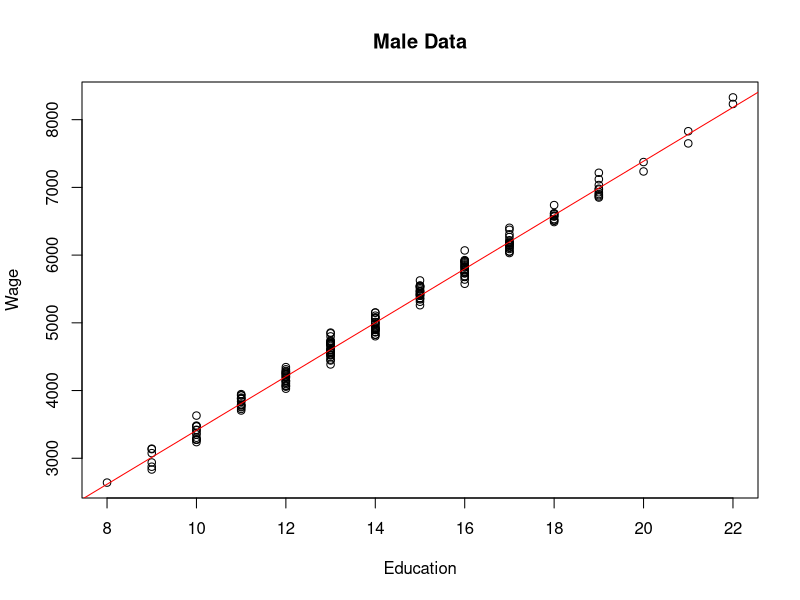
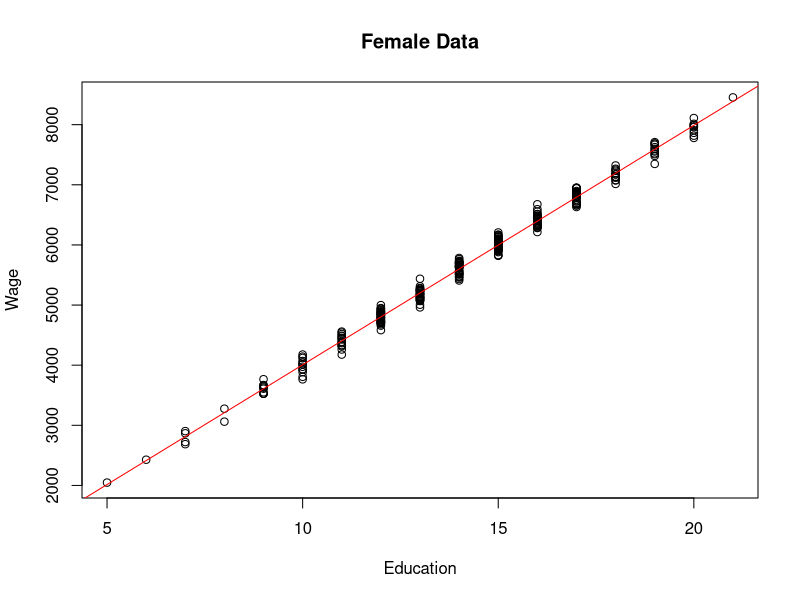
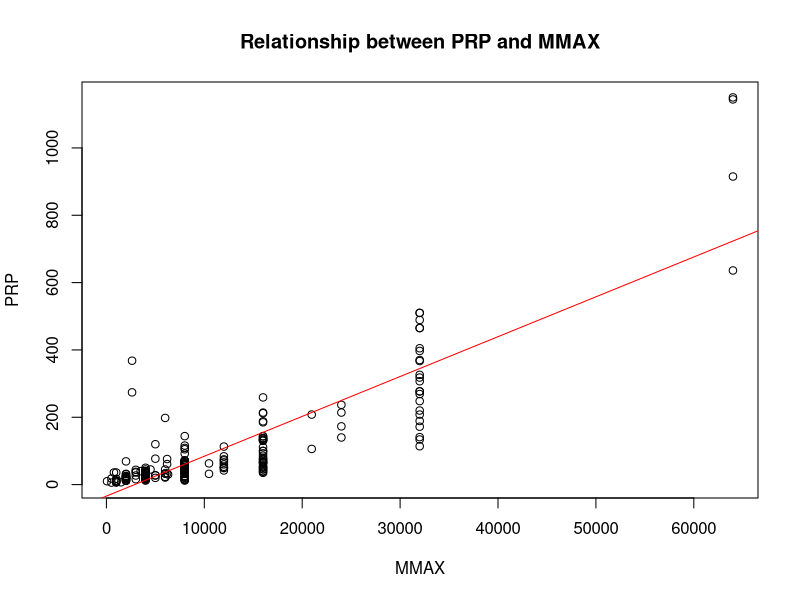
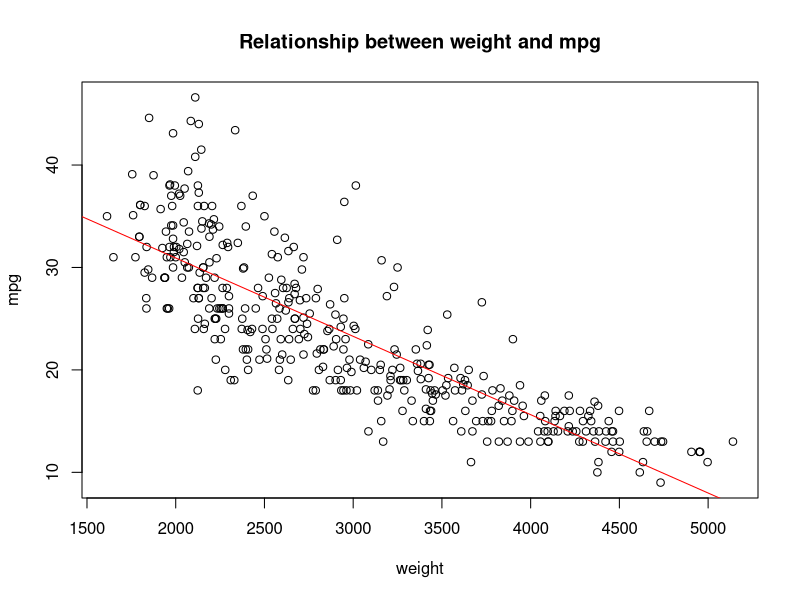

Write R code to recreate these figures, in order.
## Setup first

# Change directory to where data is stored
setwd("~/Dropbox/Study/Statistical Learning/Exercises/Ex4")

# Read in the data
my_data <- read.table("EducationBis.txt", header = T)

# Check data
summary(my_data)

## Ex1

# Helper function for fitting and plotting
fitAndPlot <- function(fit_data, title) {
  plot(Wage ~ Education, fit_data, main = title)
  fit = lm(Wage ~ Education, data = fit_data)
  abline(fit, col = "red")
  fit
}

# Seperating the data according to gender
male_data = my_data[which(my_data$Gender == "female"), ]
female_data = my_data[which(my_data$Gender == "male"), ]

# Fit the model
fit_male = fitAndPlot(male_data, "Male Data")
fit_female = fitAndPlot(female_data, "Female Data")
summary(fit_male)
summary(fit_female)

## Ex2

# Read in the data
my_data <- read.table("ComputerData.txt", header = T)

summary(my_data)
# Looking at the description of the data, the following attributes can not be used to predict the performance:
# - vendor & model which are non-descriptive
# - PRP: the goal field
# - ERP: the linear regression's guess

fit = lm(PRP ~ MYCT + MMIN + MMAX + CACH + CGMIN + CHMAX, data = my_data)
summary(fit)
# We observe that all but CGMIN are significant in estimating PRP

## Ex3

# We use MMAX as it showed to be the most significant attribute in the previous exercise (lowest p-value)
fit = lm(PRP ~ MMAX, data = my_data)
summary(fit)
confint(fit)
# The slope we estimated is positive but rather small (1.184e-02).
# However, looking at the confidence-interval we are confident that PRP increases linearly with MMAX

## Ex4

plot(PRP ~ MMAX, data = my_data, main="Relationship between PRP and MMAX")
abline(fit, col = "red")

## Ex5

# Read in the data
my_data <- read.table("Cars2Data.txt", header = T)

summary(my_data)
# As there are 6 NA's in the variable horsepower, we will remove these samples from the data
clean_data = my_data[which(!is.na(my_data$horsepower)),]

# The name of the car cannot be used because if we would use it, our model would not be able
# to predict mpg for any previously unseen model. It is still intresting to observe what happens
# when we incorporate the name in the fit however:
fit = lm(mpg ~., data = clean_data)
summary(fit)
# We observe that in cases where the name contains (diesel), the name is actually very significant.

# It is a bit unclear how origin is defined, but it seems like it indicates whether the car was 
# produced in USA (1), Asia (3) or Europe (2). As long as we do not want to predict mpg for cars
# falling originating from outside of these zones (whatever that might be) and therefore assume 
# that all cars can be classified in origin 1, 2 or 3, it makes sense to use this attribute.


## Ex6

# Fit without name
fit = lm(mpg ~.-name, data = clean_data)
summary(fit)

# We use weight as it showed to be the most significant attribute (lowest p-value)
fit = lm(mpg ~ weight, data = clean_data)
summary(fit)
confint(fit)
# We estimated a small negative slope of -0.007647
# Looking at the confidence-interval we are confident that mpg decreases linearly with weight

## Ex7

plot(mpg ~ weight, data = clean_data, main="Relationship between weight and mpg")
abline(fit, col = "red")
